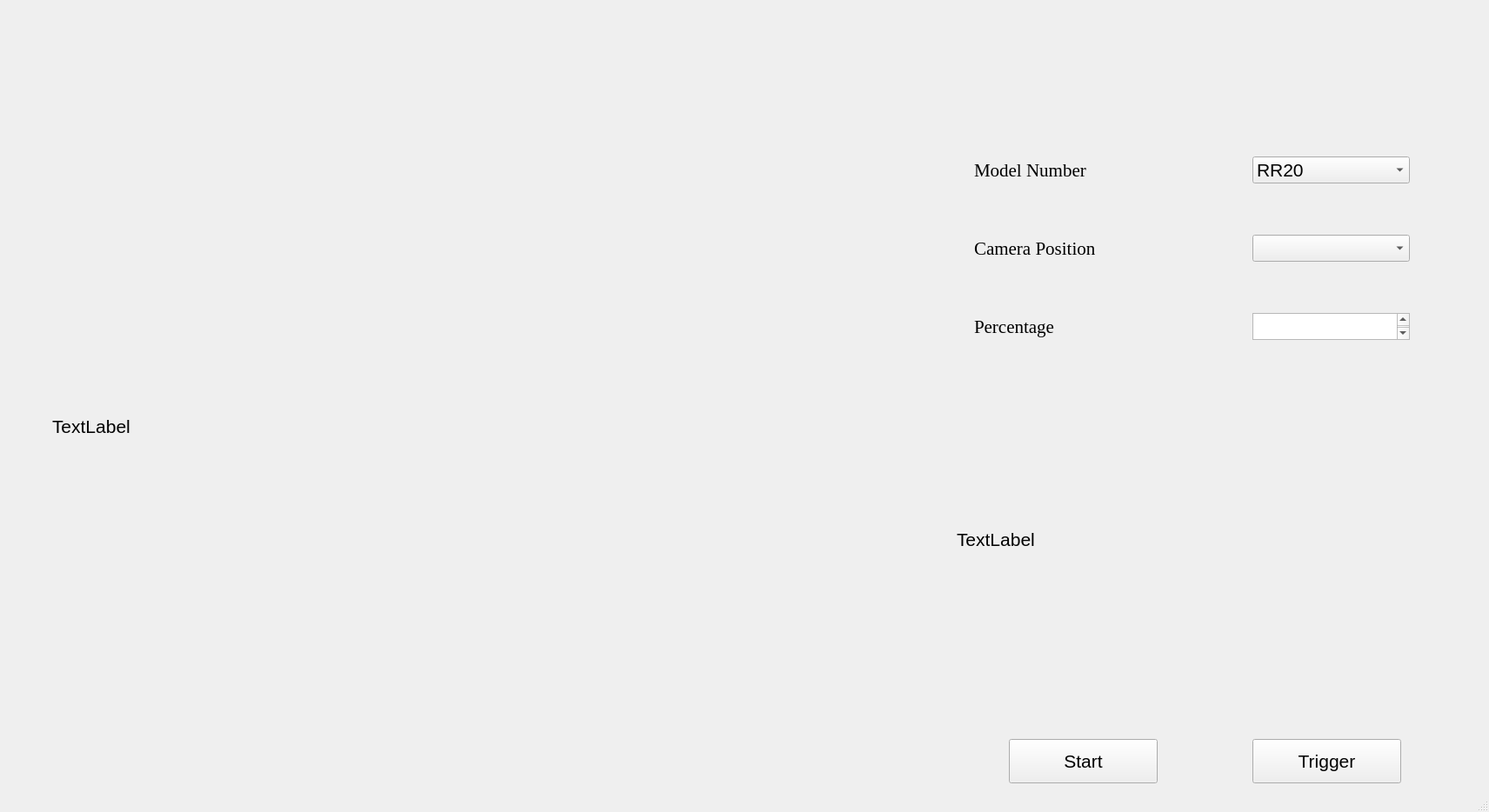
<?xml version="1.0" encoding="UTF-8"?>
<ui version="4.0">
 <class>MainWindow</class>
 <widget class="QMainWindow" name="MainWindow">
  <property name="enabled">
   <bool>true</bool>
  </property>
  <property name="geometry">
   <rect>
    <x>0</x>
    <y>0</y>
    <width>1712</width>
    <height>934</height>
   </rect>
  </property>
  <property name="font">
   <font>
    <family>Tahoma</family>
    <pointsize>16</pointsize>
   </font>
  </property>
  <property name="windowTitle">
   <string>MainWindow</string>
  </property>
  <widget class="QWidget" name="centralwidget">
   <widget class="QWidget" name="verticalLayoutWidget">
    <property name="geometry">
     <rect>
      <x>60</x>
      <y>150</y>
      <width>1031</width>
      <height>681</height>
     </rect>
    </property>
    <layout class="QVBoxLayout" name="verticalLayout">
     <item>
      <widget class="QLabel" name="label">
       <property name="text">
        <string>TextLabel</string>
       </property>
      </widget>
     </item>
    </layout>
   </widget>
   <widget class="QPushButton" name="start">
    <property name="geometry">
     <rect>
      <x>1160</x>
      <y>850</y>
      <width>171</width>
      <height>51</height>
     </rect>
    </property>
    <property name="text">
     <string>Start</string>
    </property>
   </widget>
   <widget class="QPushButton" name="Trigger">
    <property name="geometry">
     <rect>
      <x>1440</x>
      <y>850</y>
      <width>171</width>
      <height>51</height>
     </rect>
    </property>
    <property name="text">
     <string>Trigger</string>
    </property>
   </widget>
   <widget class="QComboBox" name="Model">
    <property name="geometry">
     <rect>
      <x>1440</x>
      <y>180</y>
      <width>181</width>
      <height>31</height>
     </rect>
    </property>
    <item>
     <property name="text">
      <string>RR20</string>
     </property>
    </item>
    <item>
     <property name="text">
      <string>RR28</string>
     </property>
    </item>
    <item>
     <property name="text">
      <string>RT34</string>
     </property>
    </item>
    <item>
     <property name="text">
      <string>RT37</string>
     </property>
    </item>
   </widget>
   <widget class="QComboBox" name="Pos">
    <property name="geometry">
     <rect>
      <x>1440</x>
      <y>270</y>
      <width>181</width>
      <height>31</height>
     </rect>
    </property>
   </widget>
   <widget class="QPlainTextEdit" name="perc_ent">
    <property name="geometry">
     <rect>
      <x>1440</x>
      <y>360</y>
      <width>181</width>
      <height>31</height>
     </rect>
    </property>
   </widget>
   <widget class="QLabel" name="Model_number">
    <property name="geometry">
     <rect>
      <x>1120</x>
      <y>180</y>
      <width>171</width>
      <height>31</height>
     </rect>
    </property>
    <property name="font">
     <font>
      <family>Times New Roman</family>
      <pointsize>16</pointsize>
     </font>
    </property>
    <property name="text">
     <string>Model Number</string>
    </property>
   </widget>
   <widget class="QLabel" name="Position">
    <property name="geometry">
     <rect>
      <x>1120</x>
      <y>270</y>
      <width>171</width>
      <height>31</height>
     </rect>
    </property>
    <property name="font">
     <font>
      <family>Times New Roman</family>
      <pointsize>16</pointsize>
     </font>
    </property>
    <property name="text">
     <string>Camera Position</string>
    </property>
   </widget>
   <widget class="QLabel" name="Percentage">
    <property name="geometry">
     <rect>
      <x>1120</x>
      <y>360</y>
      <width>171</width>
      <height>31</height>
     </rect>
    </property>
    <property name="font">
     <font>
      <family>Times New Roman</family>
      <pointsize>16</pointsize>
     </font>
    </property>
    <property name="text">
     <string>Percentage</string>
    </property>
   </widget>
   <widget class="QWidget" name="verticalLayoutWidget_2">
    <property name="geometry">
     <rect>
      <x>1100</x>
      <y>410</y>
      <width>601</width>
      <height>421</height>
     </rect>
    </property>
    <layout class="QVBoxLayout" name="verticalLayout_2">
     <item>
      <widget class="QLabel" name="label_2">
       <property name="text">
        <string>TextLabel</string>
       </property>
      </widget>
     </item>
    </layout>
   </widget>
  </widget>
  <widget class="QStatusBar" name="statusbar"/>
 </widget>
 <resources/>
 <connections/>
</ui>
